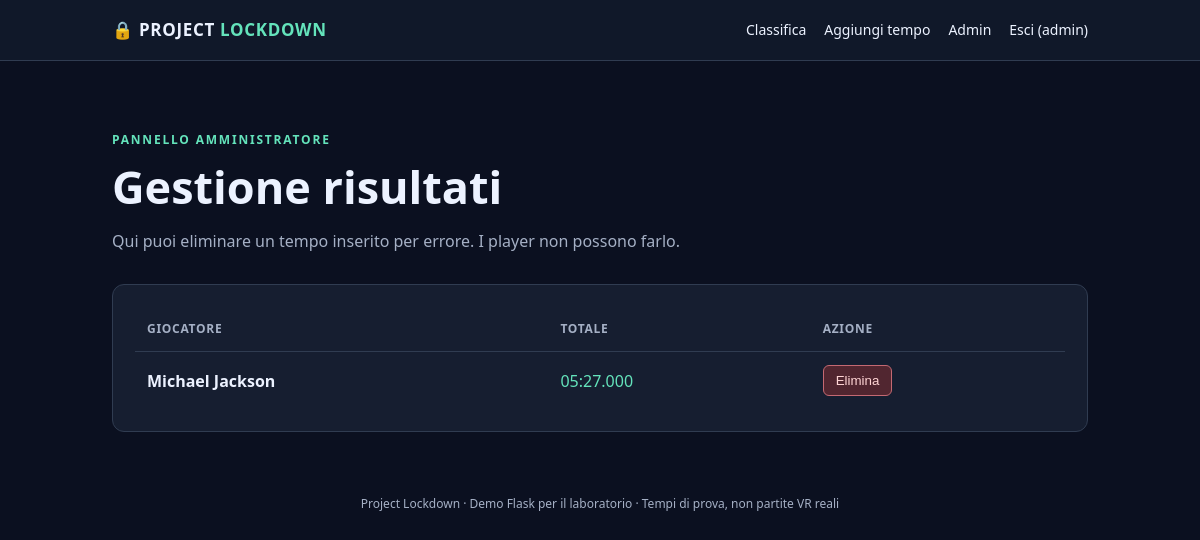
Before: /admin/ (signed in) with the older database file.
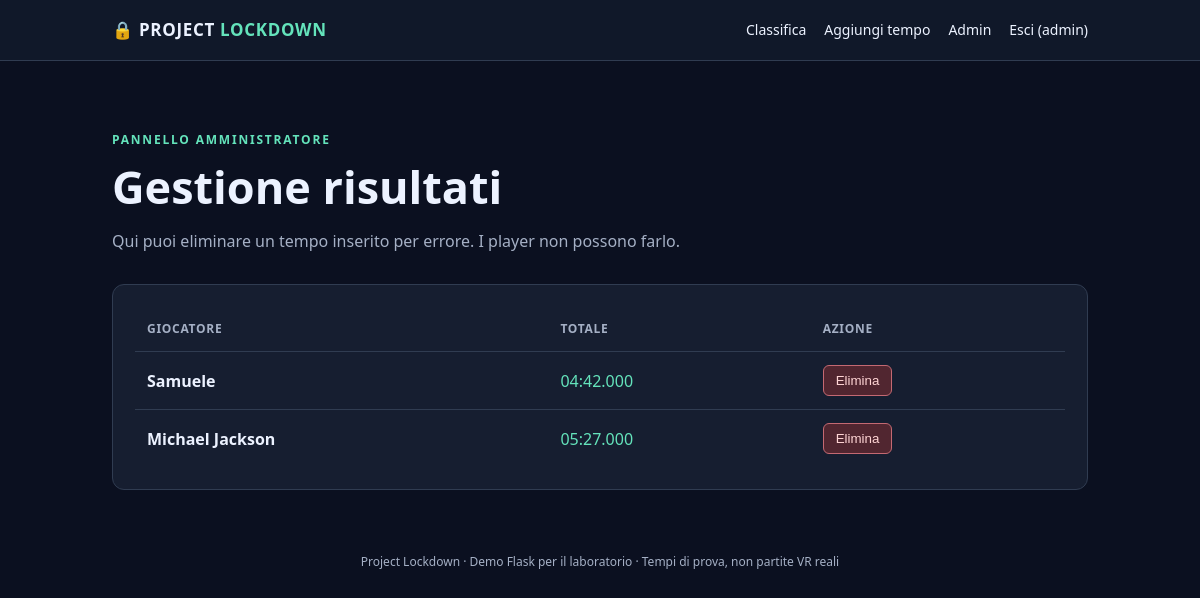
After: the same page with the newer database file.
### tables this page shows
CREATE TABLE scores (
    id INTEGER PRIMARY KEY AUTOINCREMENT,
    nickname TEXT NOT NULL,
    time_ms INTEGER NOT NULL CHECK (time_ms > 0),
    penalty_ms INTEGER NOT NULL DEFAULT 0 CHECK (penalty_ms >= 0),
    created_at TEXT NOT NULL DEFAULT CURRENT_TIMESTAMP
);

### blueprints/admin.py (the view)
@admin.get("/")
def index():
    redirect_response = check_admin()
    if redirect_response:
        return redirect_response
    return render_template("admin.html", scores=get_scores())

### blueprints/admin.py (called while the page is built)
def check_admin():
    if not session.get("username"):
        return redirect(url_for("frontend.login"))
    if session.get("role") != "admin":
        abort(403)
    return None

### db.py (called while the page is built)
@contextmanager
def open_db():
    connection = sqlite3.connect(current_app.config["DB_PATH"])
    connection.row_factory = sqlite3.Row
    try:
        yield connection
        connection.commit()
    except Exception:
        connection.rollback()
        raise
    finally:
        connection.close()

def get_scores():
    with open_db() as db:
        rows = db.execute("""
            SELECT id, nickname, time_ms, penalty_ms,
                   time_ms + penalty_ms AS total_ms, created_at
            FROM scores ORDER BY total_ms ASC, id ASC LIMIT 50
        """).fetchall()
        return [dict(row) for row in rows]

def format_time(milliseconds):
    minutes, remainder = divmod(milliseconds, 60000)
    seconds, millis = divmod(remainder, 1000)
    return f"{minutes:02}:{seconds:02}.{millis:03}"

### templates/admin.html
{% extends 'base.html' %}
{% block content %}
<section class="hero compact">
  <p class="eyebrow">PANNELLO AMMINISTRATORE</p>
  <h1>Gestione risultati</h1>
  <p>Qui puoi eliminare un tempo inserito per errore. I player non possono farlo.</p>
</section>
<section class="panel">
  {% if scores %}
    <div class="table-scroll">
      <table>
        <thead><tr><th>Giocatore</th><th>Totale</th><th>Azione</th></tr></thead>
        <tbody>
        {% for score in scores %}
          <tr>
            <td class="nickname">{{ score.nickname }}</td>
            <td class="total">{{ score.total_ms|time }}</td>
            <td>
              <form action="{{ url_for('admin.elimina', score_id=score.id) }}" method="post">
                <button type="submit" class="danger">Elimina</button>
              </form>
            </td>
          </tr>
        {% endfor %}
        </tbody>
      </table>
    </div>
  {% else %}
    <p>Non ci sono risultati da eliminare.</p>
  {% endif %}
</section>
{% endblock %}

Changed rows visible on the page:
added scores: nickname "Samuele", total_ms "04:42.000"
